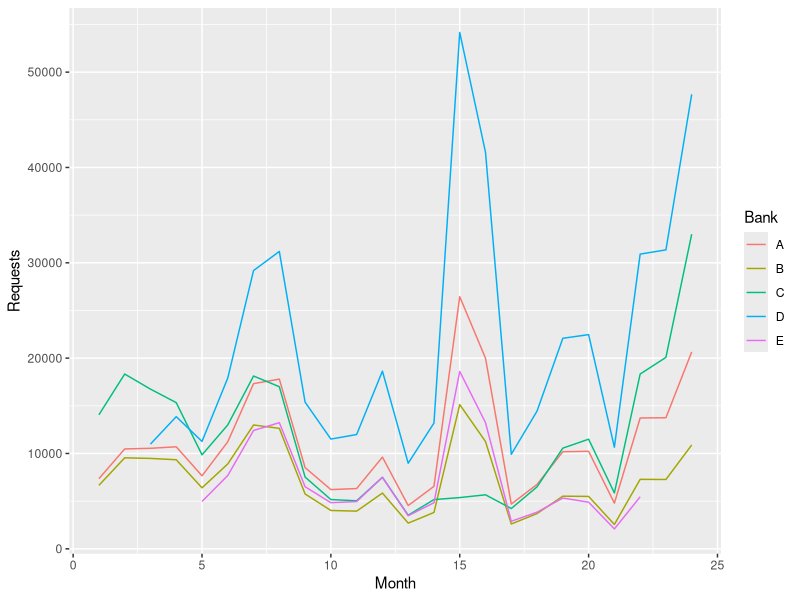

Here is the R script that generated this plot:
## ---- chunk 1
knitr::opts_chunk$set(echo = FALSE,warning = FALSE)
library(dplyr);library(tidyr);library(readxl);library(readr);library(ggplot2);
library(knitr);
## ---- chunk 2
od <- read_excel("OpenRisk.xlsx", 
                col_names = c("Bank","Operation type",paste(rep("M",24),1:24,sep = "")),
                skip = 2)
od
## ---- chunk 3
od <- od %>%
        gather(Month, number, M1:M24) %>%
        mutate (Bank = rep(LETTERS[1:5],each = 3,times = 24)) %>%
        spread(`Operation type`, number) %>%
        mutate(Month = parse_number(Month)) %>%
        arrange(Bank,Month) %>%
        select (1,2,Requests = 4,Approval = 5,Issues = 3)
od
## ---- chunk 4
tail(od)
## ---- chunk 5
od[!complete.cases(od),]
## ---- chunk 6
qplot(Month,Requests,data = od,color = Bank,geom = "line")
